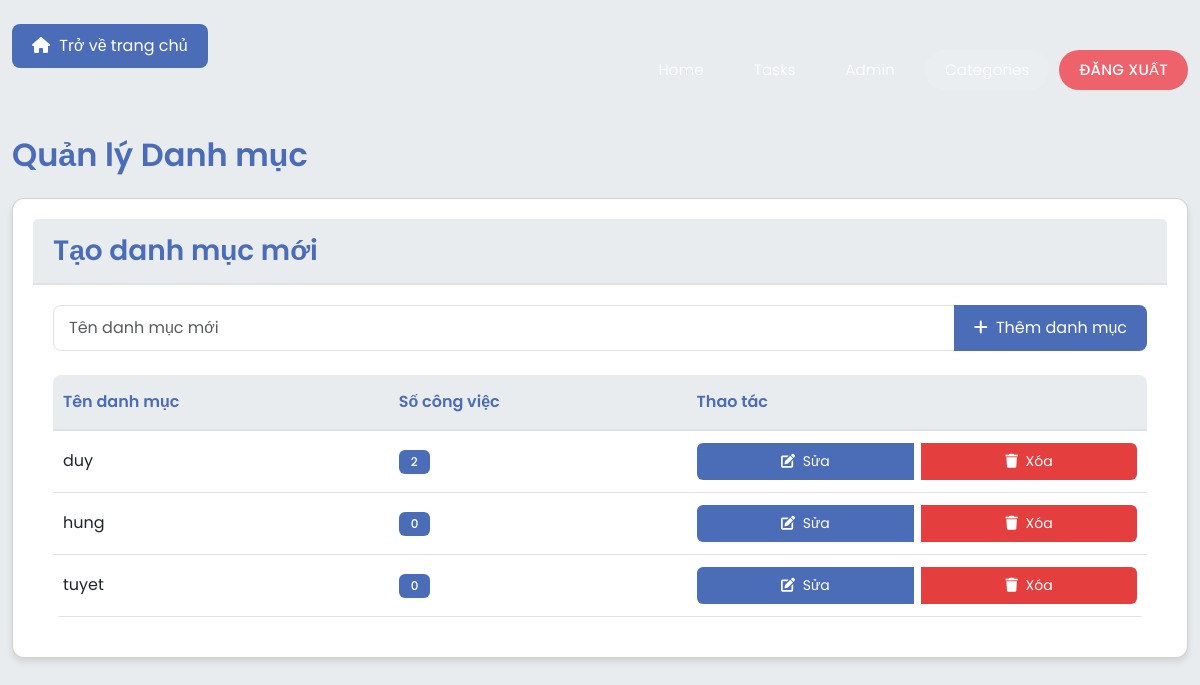
/categories (signed in), run on the app's committed database.
### app.py (models this page shows)
class Category(db.Model):
    id = db.Column(db.Integer, primary_key=True)
    name = db.Column(db.String(50), nullable=False)
    tasks = db.relationship('Task', backref='category', lazy=True)

### app.py (the view)
@app.route('/categories', methods=['GET', 'POST'])
def categories():
    if not current_user() or not current_user().is_admin:
        flash('Admin access required!')
        return redirect(url_for('home'))
    if request.method == 'POST':
        name = request.form['name']
        category = Category(name=name)
        db.session.add(category)
        db.session.commit()
        flash('Category added successfully!')
    categories = Category.query.all()
    return render_template('categories.html', categories=categories, user=current_user())

### app.py (called while the page is built)
def current_user():
    if 'user_id' in session:
        return User.query.get(session['user_id'])
    return None

### Templates/categories.html (shortened to what this page needs)
<!DOCTYPE html>
<html lang="vi">
  <head>
    <link
      rel="stylesheet"
      href="{{ url_for('static', filename='vendor/bootstrap/css/bootstrap.min.css') }}"
    />
    <link
      rel="stylesheet"
      href="{{ url_for('static', filename='css/fontawesome.css') }}"
    />
    <link
      rel="stylesheet"
      href="{{ url_for('static', filename='css/templatemo-lugx-gaming.css') }}"
    />
    <link
      rel="stylesheet"
      href="{{ url_for('static', filename='css/owl.css') }}"
    />
    <link
      rel="stylesheet"
      href="{{ url_for('static', filename='css/animate.css') }}"
    />
  </head>
  <body>
    <div class="container mt-4">
      <a
        href="{{ url_for('home') }}"
        class="back-home"
        onclick="goToHome(event)"
      >
        <i class="fas fa-home"></i> Trở về trang chủ
      </a>
    </div>
    <header class="header-area header-sticky">
      <div class="container">
        <div class="row">
          <div class="col-12">
            <nav class="main-nav">
              <ul class="nav">
                <li><a href="{{ url_for('home') }}">Home</a></li>
                <li><a href="{{ url_for('tasks') }}">Tasks</a></li>
                {% if user and user.is_admin %}
                <li><a href="{{ url_for('admin') }}">Admin</a></li>
                <li>
                  <a href="{{ url_for('categories') }}" class="active"
                    >Categories</a
                  >
                </li>
                {% endif %} {% if user %}
                <li><a href="{{ url_for('logout') }}">Đăng xuất</a></li>
                {% else %}
                <li><a href="{{ url_for('login') }}">Đăng nhập</a></li>
                <li><a href="{{ url_for('register') }}">Đăng ký</a></li>
                {% endif %}
              </ul>
            </nav>
          </div>
        </div>
      </div>
    </header>
    <div class="container my-5">
      <h2 class="mb-4">Quản lý Danh mục</h2>
      <div class="card">
        <div class="card-header">
          <h3 class="mb-0">Tạo danh mục mới</h3>
        </div>
        <div class="card-body">
          <form method="POST" action="{{ url_for('categories') }}" class="mb-4">
            <div class="input-group">
              <input
                type="text"
                name="name"
                class="form-control"
                placeholder="Tên danh mục mới"
                required
              />
              <button type="submit" class="btn btn-primary">
                <i class="fas fa-plus"></i> Thêm danh mục
              </button>
            </div>
          </form>
          <div class="table-responsive">
            <table class="table">
              <thead>
                <tr>
                  <th>Tên danh mục</th>
                  <th>Số công việc</th>
                  <th>Thao tác</th>
                </tr>
              </thead>
              <tbody>
                {% for category in categories %}
                <tr>
                  <td>{{ category.name }}</td>
                  <td>
                    <span class="badge bg-primary"
                      >{{ category.tasks|length }}</span
                    >
                  </td>
                  <td>
                    <div class="btn-group">
                      <a
                        href="{{ url_for('edit_category', category_id=category.id) }}"
                        class="btn btn-primary btn-sm"
                      >
                        <i class="fas fa-edit"></i> Sửa
                      </a>
                      <a
                        href="{{ url_for('delete_category', category_id=category.id) }}"
                        class="btn btn-danger btn-sm"
                        onclick="return confirm('Bạn có chắc chắn muốn xóa danh mục này?')"
                      >
                        <i class="fas fa-trash"></i> Xóa
                      </a>
                    </div>
                  </td>
                </tr>
                {% endfor %}
              </tbody>
            </table>
          </div>
        </div>
      </div>
    </div>
  </body>
</html>

### static/css/templatemo-lugx-gaming.css (style rules this page uses)
html, body, div, span, applet, object, iframe, h1, h2, h3, h4, h5, h6, p, blockquote, div pre, a, abbr, acronym, address, big, cite, code, del, dfn, em, font, img, ins, kbd, q, s, samp, small, strike, strong, sub, sup, tt, var, b, u, i, center, dl, dt, dd, ol, ul, li, figure, header, nav, section, article, aside, footer, figcaption { margin: 0; padding: 0; border: 0; outline: 0; }
ul, li { padding: 0; margin: 0; list-style: none; }
header, nav, section, article, aside, footer, hgroup { display: block; }
* { box-sizing: border-box; }
html, body { font-family: "Poppins", sans-serif; -ms-text-size-adjust: 100%; -webkit-font-smoothing: antialiased; -moz-osx-font-smoothing: grayscale; }
a { text-decoration: none !important; }
h1, h2, h3, h4, h5, h6 { color: #1e1e1e; margin-top: 0px; margin-bottom: 0px; font-weight: 700; }
ul { margin-bottom: 0px; }
html, body { font-family: "Poppins", sans-serif; }
.header-area { position: absolute; background-color: transparent; top: 40px; left: 0; right: 0; z-index: 100; -webkit-transition: all 0.5s ease 0s; -moz-transition: all 0.5s ease 0s; -o-transition: all 0.5s ease 0s; transition: all 0.5s ease 0s; }
.header-area .main-nav { background: transparent; display: flex; }
.header-area .main-nav ul.nav { border-radius: 0px 0px 25px 25px; flex-basis: 100%; margin-top: 10px; justify-content: right; -webkit-transition: all 0.3s ease 0s; -moz-transition: all 0.3s ease 0s; -o-transition: all 0.3s ease 0s; transition: all 0.3s ease 0s; position: relative; z-index: 999; }
.header-area .main-nav .nav li:last-child { padding-right: 0px; }
.header-area .main-nav .nav li { padding-left: 10px; padding-right: 10px; height: 40px; line-height: 40px; }
.header-area .main-nav .nav li a { display: block; padding-left: 20px; padding-right: 20px; border-radius: 20px; font-weight: 300; font-size: 15px; height: 40px; line-height: 40px; text-transform: capitalize; color: #fff; -webkit-transition: all 0.4s ease 0s; -moz-transition: all 0.4s ease 0s; -o-transition: all 0.4s ease 0s; transition: all 0.4s ease 0s; border: transparent; letter-spacing: 0.25px; }
.header-area .main-nav .nav li:last-child a { background-color: #ee626b; text-transform: uppercase; font-weight: 500; }
.header-area .main-nav .nav li a.active { color: #fff; background-color: rgba(255, 255, 255, 0.1); }
.header-area.header-sticky .nav li a.active { color: #fff; }
@media (max-width: 1200px) { .header-area .main-nav .nav li { padding-left: 5px; padding-right: 5px; } }
body { overflow-x: hidden; }

### Templates/categories.html (style rules this page uses)
body { background-color: #e9ecef; font-family: "Poppins", sans-serif; }
.container { max-width: 1200px; }
.card { background: #ffffff; border-radius: 12px; padding: 20px; margin-bottom: 20px; box-shadow: 0 4px 6px rgba(0, 0, 0, 0.1); }
.back-home { display: inline-block; padding: 10px 20px; background-color: #4b6cb7; color: white; text-decoration: none; border-radius: 8px; margin-bottom: 20px; transition: all 0.3s ease; cursor: pointer; }
.back-home i { margin-right: 5px; }
.table { margin-bottom: 0; background-color: #ffffff; }
.table th { border-top: none; background-color: #e9ecef; font-weight: 600; color: #4b6cb7; border-bottom: 2px solid #dee2e6; padding: 15px 10px; }
.table td { vertical-align: middle; border-bottom: 1px solid #dee2e6; padding: 12px 10px; }
.btn-sm { padding: 5px 12px; font-size: 0.875rem; }
.btn i { margin-right: 4px; }
.card-header { background-color: #e9ecef; border-bottom: 2px solid #dee2e6; padding: 15px 20px; }
.card-header h3 { margin: 0; color: #4b6cb7; font-weight: 600; }
.card-body { padding: 20px; background-color: #ffffff; }
.table-responsive { border-radius: 8px; overflow: hidden; background-color: #ffffff; }
.btn-group { display: flex; gap: 8px; }
.btn-primary { background-color: #4b6cb7; border: none; padding: 8px 16px; border-radius: 6px; transition: all 0.3s ease; }
.btn-danger { background-color: #e53e3e; border: none; padding: 8px 16px; border-radius: 6px; transition: all 0.3s ease; }
.input-group .form-control { border: 1px solid #dee2e6; border-radius: 8px 0 0 8px; padding: 10px 15px; }
.input-group .btn { border-radius: 0 8px 8px 0; padding: 10px 20px; }
h2 { color: #4b6cb7; font-weight: 600; margin-bottom: 25px; }
.badge { padding: 6px 12px; font-weight: 500; }
.badge.bg-primary { background-color: #4b6cb7 !important; }

### data on the page
Category: name "duy", tasks|length "2"
Category: name "hung", tasks|length "0"
Category: name "tuyet", tasks|length "0"
